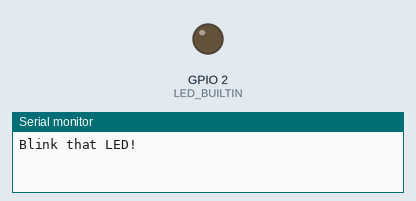
This sketch was run on a simulated ESP8266 (Wemos D1 mini). Shown: output pins drawn as LEDs (lit = HIGH, except the on-board LED, lit = LOW), the last lines printed to the serial monitor.

Above: at 1.1 s.
At 3.3 s:
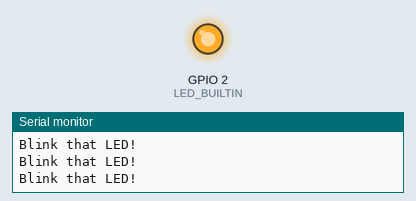
Timing chart, 0 to 3.7 s (numbered marks = the images above):
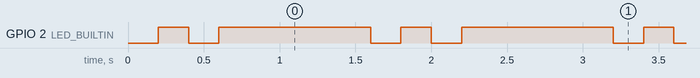

Measured:
- by itself, GPIO 2 (LED_BUILTIN): repeats every 1.6 s: LOW 0.20 s, HIGH 1.0 s, LOW 0.20 s, HIGH 0.20 s
- by itself, everything shown: repeats every 1.6 s, in 4 steps

The sketch:

WemosD1Mini_BlinkTest.ino
```cpp
// Jon Szczesniak
// Bohlin Cywinski Jackson

// Quick sanity tests on Wemos D1 mini connectivity from any given IDE.
// Useful to check against that new hardware isn't dead and/or that soldering headers onto the board didn't negatively affect the board's performance.
// You should be able to build then upload with only a USB connection.

// My initial tests were with PlatformIO in Atom Editor.
// I connected with the following settings my my .ini file
// [env:WemosD1Mini]
// board = d1_mini_pro
// framework = arduino
// platform = espressif8266
// upload_port = COMxx << replace xx with the assigned COM port in your device manager

#include <Arduino.h>

// Declares that we are talking to the on-board LED.
// You could alter this declaration to test out commands to other pinouts.
void setup() {
  pinMode(LED_BUILTIN, OUTPUT);
  Serial.begin(9600);
}

// The following will create a double-blink followed by a pause on LED.
// Adjust the delay to check to that various builds are working.
void loop() {
  Serial.println("Blink that LED!");
  digitalWrite(LED_BUILTIN, LOW);
  delay(200);
  digitalWrite(LED_BUILTIN, HIGH);
  delay(200);
  digitalWrite(LED_BUILTIN, LOW);
  delay(200);
  digitalWrite(LED_BUILTIN, HIGH);
  delay(1000);
}
```
